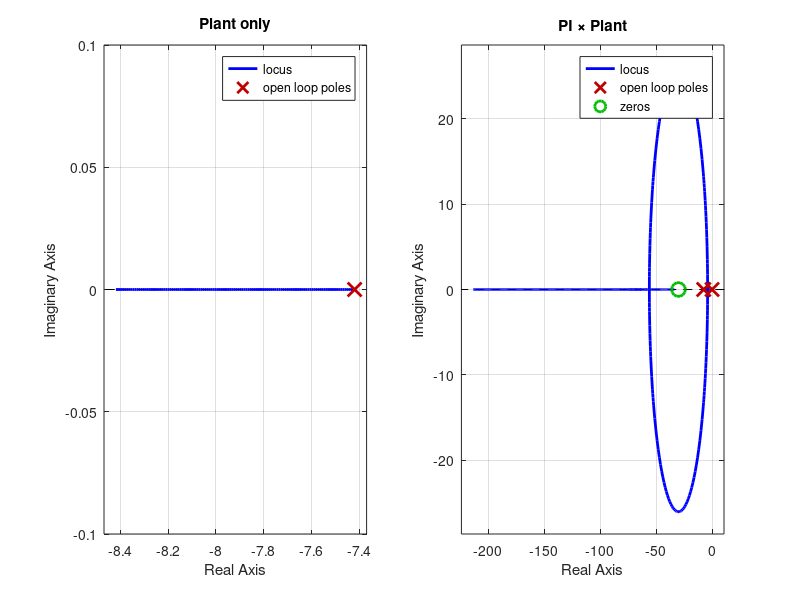
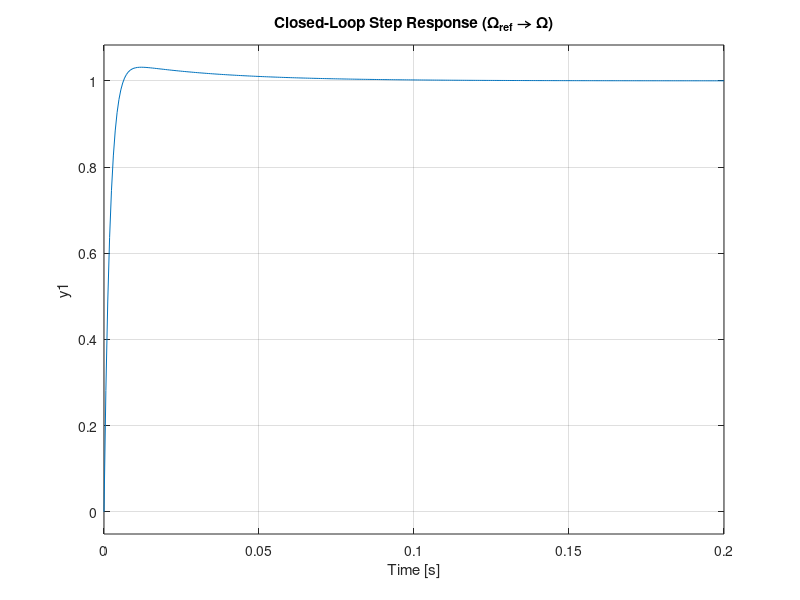

Reproduce these figures in MATLAB, in order.
%% Root Locus: Motor Speed Loop
% Plant: Resistive DC motor model (L neglected)
% Controller: PI
%
% Open-loop: L(s) = C(s) * G(s)
%
% G(s) = Kt / (R*Jw_total*s + Kt*Ke + R*b)
% C(s) = Kp * (s + Ki/Kp) / s

clc; clear; close all;

%% Motor Parameters (Portescap 20ECF14 8B 32)

Kt = 13.3e-3;   % Torque Constant         [Nm/A]
Ke = 13.3e-3;   % Back-EMF Constant       [V·s/rad]
R  = 4.61;      % Resistance (phase-phase) [Ohm]
b  = 9.5e-7;    % Viscous Friction         [Nm·s/rad]
Jw = 3e-7;      % Rotor Inertia            [kg·m^2]
Jfw = 5e-6;     % Flywheel Inertia         [kg·m^2]

Jw_total = Jw + Jfw;

%% Plant Transfer Function (Voltage -> Speed)

num_G = Kt;
den_G = [R*Jw_total, (Kt*Ke + R*b)];

G = tf(num_G, den_G);

fprintf('--- Plant ---\n');
fprintf('Plant pole: %.2f rad/s\n', -den_G(2)/den_G(1));
fprintf('DC gain:    %.2f (rad/s)/V\n', dcgain(G));
fprintf('Mech. time constant: %.2f ms\n', den_G(1)/den_G(2)*1e3);

%% PI Controller

Kp = 1;
Ki = 30;

C = tf([Kp, Ki], [1, 0]);

fprintf('\n--- PI Controller ---\n');
fprintf('Kp = %.3f, Ki = %.3f\n', Kp, Ki);
fprintf('PI zero: %.2f rad/s\n', Ki/Kp);

%% Open-Loop and Root Locus

L = C * G;

figure('Name', 'Root Locus', 'Position', [100 100 900 600]);

subplot(1,2,1);
rlocus(G);
title('Plant only');
grid on;

subplot(1,2,2);
rlocus(L);
title('PI \times Plant');
grid on;

%% Closed-Loop Step Response

T = feedback(L, 1);

figure('Name', 'Step Response', 'Position', [100 750 600 400]);
step(T);
title('Closed-Loop Step Response (\Omega_{ref} \rightarrow \Omega)');
grid on;

fprintf('\n--- Closed-Loop ---\n');
fprintf('Poles: ');
disp(pole(T).');
